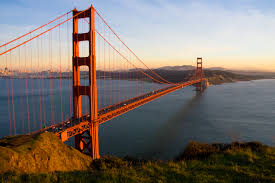
#> input picture image1.jpg, 275 x 183 px
$ jupyter execute Filtering.ipynb
#> lines starting #> are read from the running program, lines starting #| are printed output that depends on the picture
[cell 1]
import cv2
import numpy as np
from matplotlib import pyplot as plt

[cell 2]
image = cv2.imread('image1.jpg', -1)
#> image is the input picture: shape (183, 275, 3); mean B, G, R 108.6, 114.5, 124.6
plt.imshow(image),plt.title('Original')
plt.show()

[cell 3]
kernel = np.ones((5,5),np.float32)/25
output1 = cv2.filter2D(image,-1,kernel)
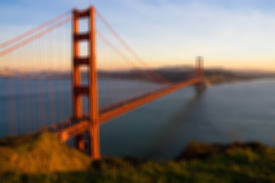
#> output1: shape (183, 275, 3); mean B, G, R 108.6, 114.5, 124.6
cv2.startWindowThread()
cv2.imwrite("OutputImages/Averaging.jpg",output1)
cv2.waitKey(0)
cv2.destroyAllWindows()

[cell 4]
blur = cv2.blur(image,(5,5))
cv2.startWindowThread()
cv2.imshow("OutputImages/Blur.jpg",blur)
cv2.waitKey(0)
cv2.destroyAllWindows()

[cell 5]
gaussianBlur = cv2.GaussianBlur(image,(5,5),0)
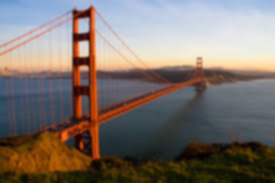
#> gaussianBlur: shape (183, 275, 3); mean B, G, R 108.6, 114.5, 124.6
cv2.startWindowThread()
cv2.imshow("OutputImages/Gaussian Blur",gaussianBlur)
cv2.waitKey(0)
cv2.destroyAllWindows()

[cell 6]
bilateral = cv2.bilateralFilter(image,9,75,75)
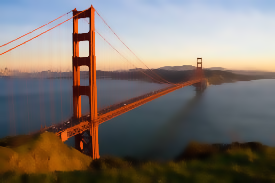
#> bilateral: shape (183, 275, 3); mean B, G, R 108.7, 114.6, 124.4
cv2.startWindowThread()
cv2.imshow("OutputImages/Median Blur",bilateral)
cv2.waitKey(0)
cv2.destroyAllWindows()
